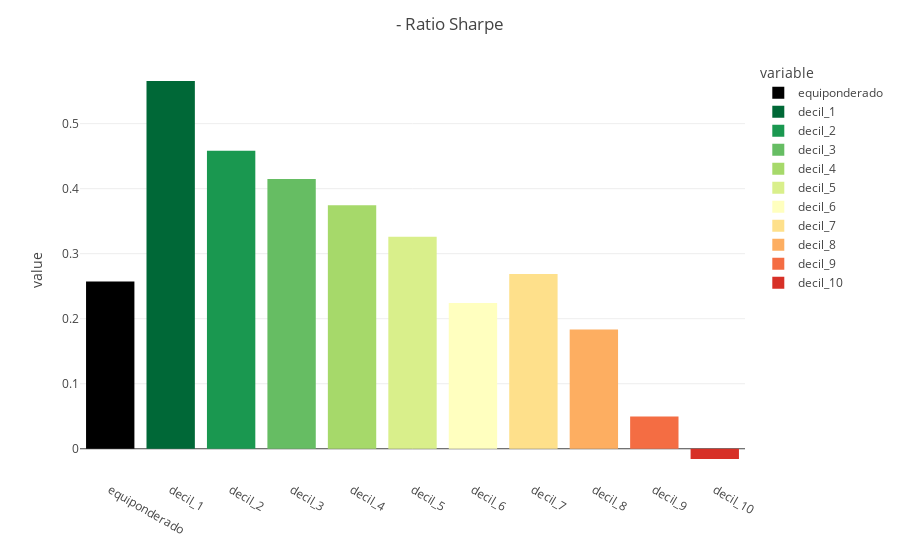

Here is the notebook cell this chart was saved with:
### Code cell
pl.plot_sharpe(done_monthly_pct_change)

### Figure 1 — Plotly figure (JSON) as saved in the notebook; plotly's stock layout.template omitted (floating-point values rounded to 4 significant figures)
{"data": [{"alignmentgroup": "True", "hovertemplate": "variable=equiponderado<br>index=%{x}<br>value=%{y}<extra></extra>", "legendgroup": "equiponderado", "marker": {"color": "#000000", "pattern": {"shape": ""}}, "name": "equiponderado", "offsetgroup": "equiponderado", "orientation": "v", "showlegend": true, "textposition": "auto", "type": "bar", "x": ["equiponderado", "decil_1", "decil_2", "decil_3", "decil_4", "decil_5", "decil_6", "decil_7", "decil_8", "decil_9", "decil_10"], "xaxis": "x", "y": [0.2573, 0, 0, 0, 0, 0, 0, 0, 0, 0, 0], "yaxis": "y"}, {"alignmentgroup": "True", "hovertemplate": "variable=decil_1<br>index=%{x}<br>value=%{y}<extra></extra>", "legendgroup": "decil_1", "marker": {"color": "rgb(0,104,55)", "pattern": {"shape": ""}}, "name": "decil_1", "offsetgroup": "decil_1", "orientation": "v", "showlegend": true, "textposition": "auto", "type": "bar", "x": ["equiponderado", "decil_1", "decil_2", "decil_3", "decil_4", "decil_5", "decil_6", "decil_7", "decil_8", "decil_9", "decil_10"], "xaxis": "x", "y": [0, 0.5656, 0, 0, 0, 0, 0, 0, 0, 0, 0], "yaxis": "y"}, {"alignmentgroup": "True", "hovertemplate": "variable=decil_2<br>index=%{x}<br>value=%{y}<extra></extra>", "legendgroup": "decil_2", "marker": {"color": "rgb(26,152,80)", "pattern": {"shape": ""}}, "name": "decil_2", "offsetgroup": "decil_2", "orientation": "v", "showlegend": true, "textposition": "auto", "type": "bar", "x": ["equiponderado", "decil_1", "decil_2", "decil_3", "decil_4", "decil_5", "decil_6", "decil_7", "decil_8", "decil_9", "decil_10"], "xaxis": "x", "y": [0, 0, 0.4584, 0, 0, 0, 0, 0, 0, 0, 0], "yaxis": "y"}, {"alignmentgroup": "True", "hovertemplate": "variable=decil_3<br>index=%{x}<br>value=%{y}<extra></extra>", "legendgroup": "decil_3", "marker": {"color": "rgb(102,189,99)", "pattern": {"shape": ""}}, "name": "decil_3", "offsetgroup": "decil_3", "orientation": "v", "showlegend": true, "textposition": "auto", "type": "bar", "x": ["equiponderado", "decil_1", "decil_2", "decil_3", "decil_4", "decil_5", "decil_6", "decil_7", "decil_8", "decil_9", "decil_10"], "xaxis": "x", "y": [0, 0, 0, 0.4148, 0, 0, 0, 0, 0, 0, 0], "yaxis": "y"}, {"alignmentgroup": "True", "hovertemplate": "variable=decil_4<br>index=%{x}<br>value=%{y}<extra></extra>", "legendgroup": "decil_4", "marker": {"color": "rgb(166,217,106)", "pattern": {"shape": ""}}, "name": "decil_4", "offsetgroup": "decil_4", "orientation": "v", "showlegend": true, "textposition": "auto", "type": "bar", "x": ["equiponderado", "decil_1", "decil_2", "decil_3", "decil_4", "decil_5", "decil_6", "decil_7", "decil_8", "decil_9", "decil_10"], "xaxis": "x", "y": [0, 0, 0, 0, 0.3745, 0, 0, 0, 0, 0, 0], "yaxis": "y"}, {"alignmentgroup": "True", "hovertemplate": "variable=decil_5<br>index=%{x}<br>value=%{y}<extra></extra>", "legendgroup": "decil_5", "marker": {"color": "rgb(217,239,139)", "pattern": {"shape": ""}}, "name": "decil_5", "offsetgroup": "decil_5", "orientation": "v", "showlegend": true, "textposition": "auto", "type": "bar", "x": ["equiponderado", "decil_1", "decil_2", "decil_3", "decil_4", "decil_5", "decil_6", "decil_7", "decil_8", "decil_9", "decil_10"], "xaxis": "x", "y": [0, 0, 0, 0, 0, 0.3259, 0, 0, 0, 0, 0], "yaxis": "y"}, {"alignmentgroup": "True", "hovertemplate": "variable=decil_6<br>index=%{x}<br>value=%{y}<extra></extra>", "legendgroup": "decil_6", "marker": {"color": "rgb(255,255,191)", "pattern": {"shape": ""}}, "name": "decil_6", "offsetgroup": "decil_6", "orientation": "v", "showlegend": true, "textposition": "auto", "type": "bar", "x": ["equiponderado", "decil_1", "decil_2", "decil_3", "decil_4", "decil_5", "decil_6", "decil_7", "decil_8", "decil_9", "decil_10"], "xaxis": "x", "y": [0, 0, 0, 0, 0, 0, 0.224, 0, 0, 0, 0], "yaxis": "y"}, {"alignmentgroup": "True", "hovertemplate": "variable=decil_7<br>index=%{x}<br>value=%{y}<extra></extra>", "legendgroup": "decil_7", "marker": {"color": "rgb(254,224,139)", "pattern": {"shape": ""}}, "name": "decil_7", "offsetgroup": "decil_7", "orientation": "v", "showlegend": true, "textposition": "auto", "type": "bar", "x": ["equiponderado", "decil_1", "decil_2", "decil_3", "decil_4", "decil_5", "decil_6", "decil_7", "decil_8", "decil_9", "decil_10"], "xaxis": "x", "y": [0, 0, 0, 0, 0, 0, 0, 0.2689, 0, 0, 0], "yaxis": "y"}, {"alignmentgroup": "True", "hovertemplate": "variable=decil_8<br>index=%{x}<br>value=%{y}<extra></extra>", "legendgroup": "decil_8", "marker": {"color": "rgb(253,174,97)", "pattern": {"shape": ""}}, "name": "decil_8", "offsetgroup": "decil_8", "orientation": "v", "showlegend": true, "textposition": "auto", "type": "bar", "x": ["equiponderado", "decil_1", "decil_2", "decil_3", "decil_4", "decil_5", "decil_6", "decil_7", "decil_8", "decil_9", "decil_10"], "xaxis": "x", "y": [0, 0, 0, 0, 0, 0, 0, 0, 0.1833, 0, 0], "yaxis": "y"}, {"alignmentgroup": "True", "hovertemplate": "variable=decil_9<br>index=%{x}<br>value=%{y}<extra></extra>", "legendgroup": "decil_9", "marker": {"color": "rgb(244,109,67)", "pattern": {"shape": ""}}, "name": "decil_9", "offsetgroup": "decil_9", "orientation": "v", "showlegend": true, "textposition": "auto", "type": "bar", "x": ["equiponderado", "decil_1", "decil_2", "decil_3", "decil_4", "decil_5", "decil_6", "decil_7", "decil_8", "decil_9", "decil_10"], "xaxis": "x", "y": [0, 0, 0, 0, 0, 0, 0, 0, 0, 0.04965, 0], "yaxis": "y"}, {"alignmentgroup": "True", "hovertemplate": "variable=decil_10<br>index=%{x}<br>value=%{y}<extra></extra>", "legendgroup": "decil_10", "marker": {"color": "rgb(215,48,39)", "pattern": {"shape": ""}}, "name": "decil_10", "offsetgroup": "decil_10", "orientation": "v", "showlegend": true, "textposition": "auto", "type": "bar", "x": ["equiponderado", "decil_1", "decil_2", "decil_3", "decil_4", "decil_5", "decil_6", "decil_7", "decil_8", "decil_9", "decil_10"], "xaxis": "x", "y": [0, 0, 0, 0, 0, 0, 0, 0, 0, 0, -0.01576], "yaxis": "y"}], "layout": {"barmode": "relative", "legend": {"title": {"text": "variable"}, "tracegroupgap": 0}, "margin": {"t": 60}, "title": {"text": " - Ratio Sharpe"}, "xaxis": {"anchor": "y", "domain": [0, 1], "title": {}}, "yaxis": {"anchor": "x", "domain": [0, 1], "title": {"text": "value"}}}}
